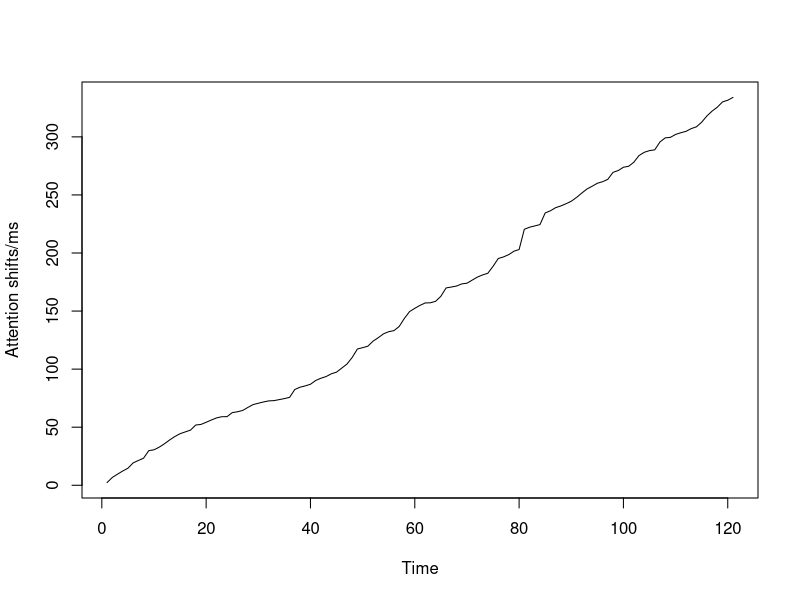
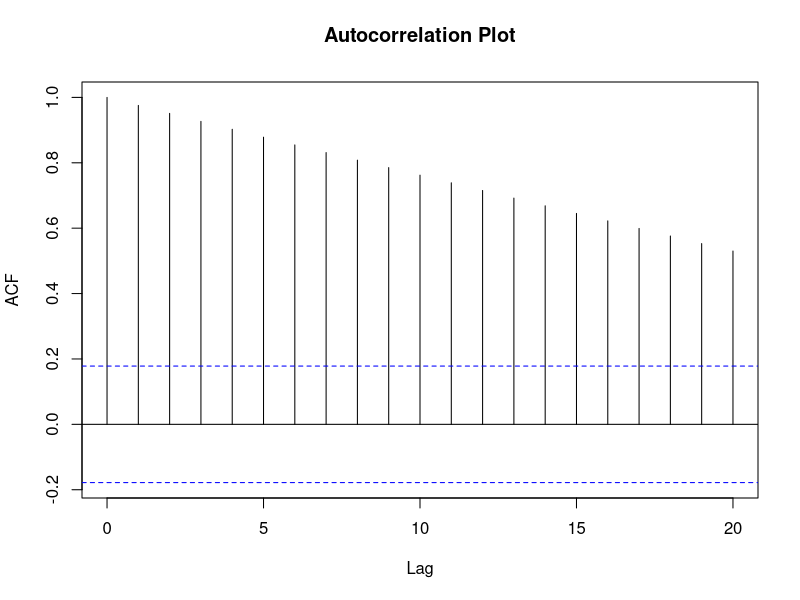
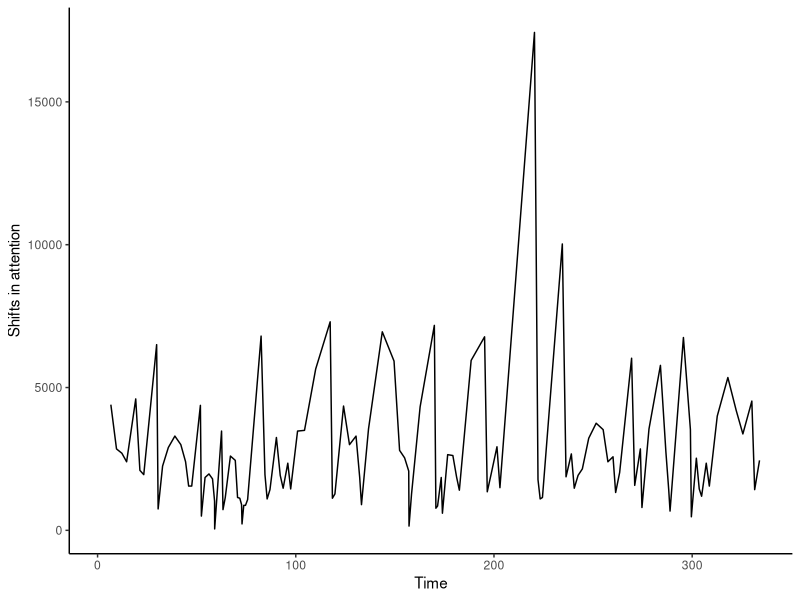
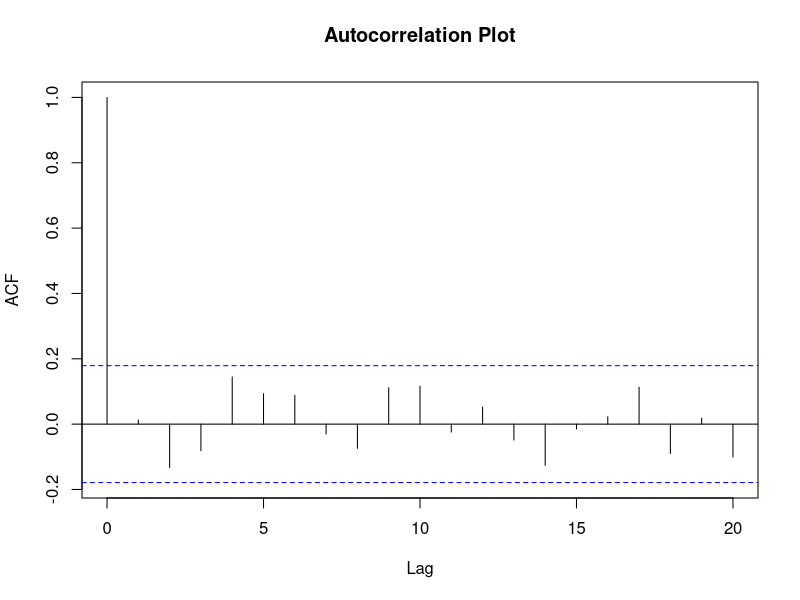
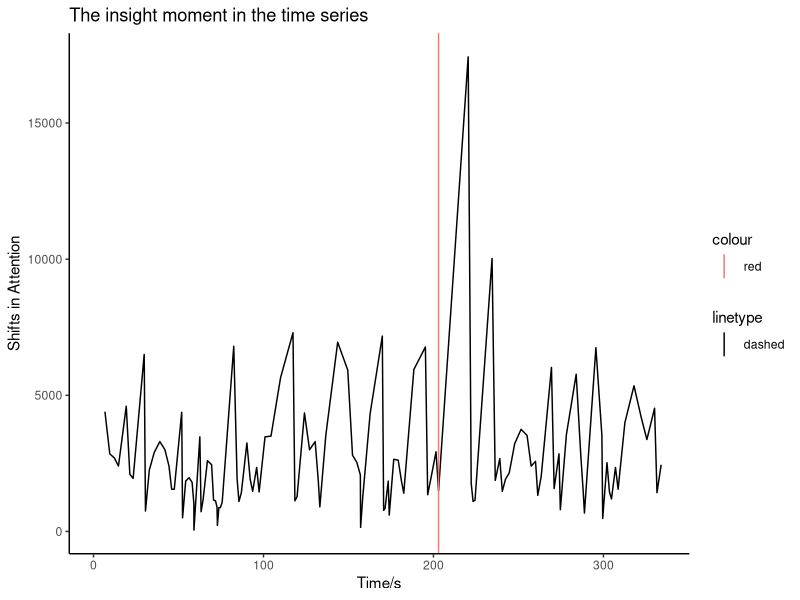
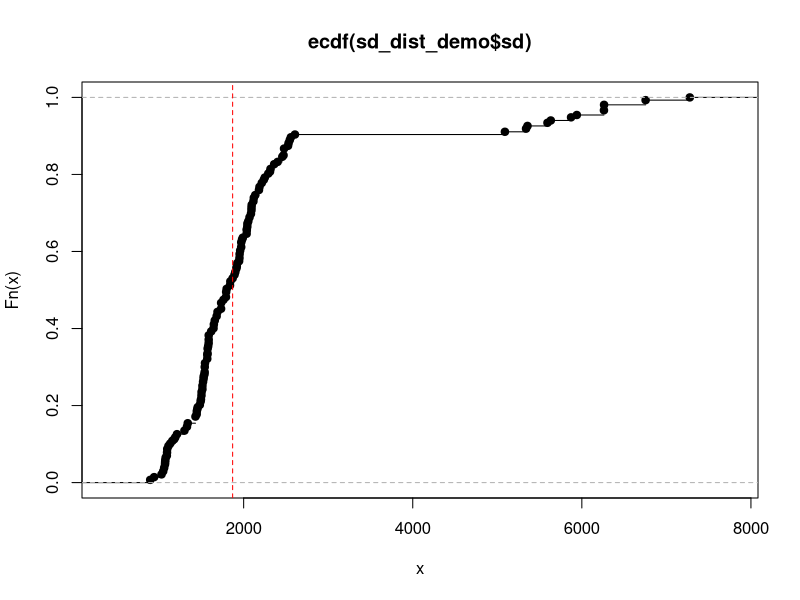
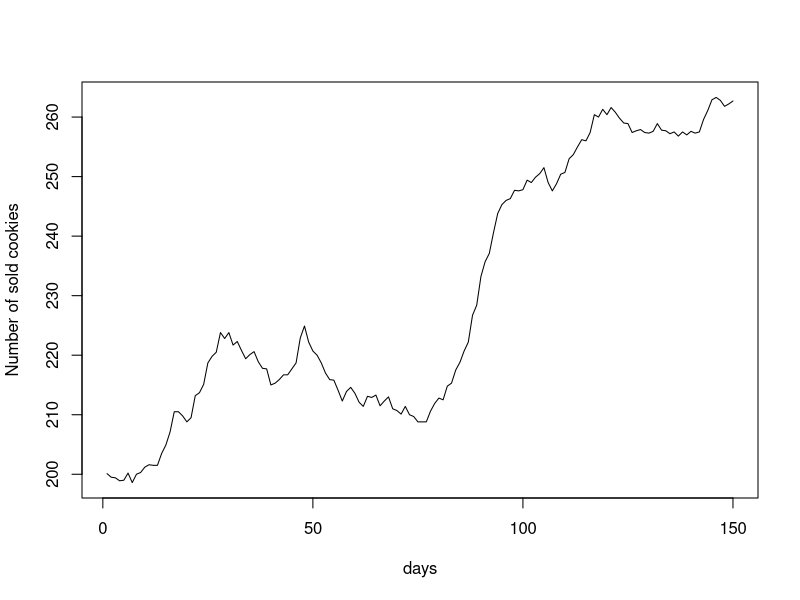
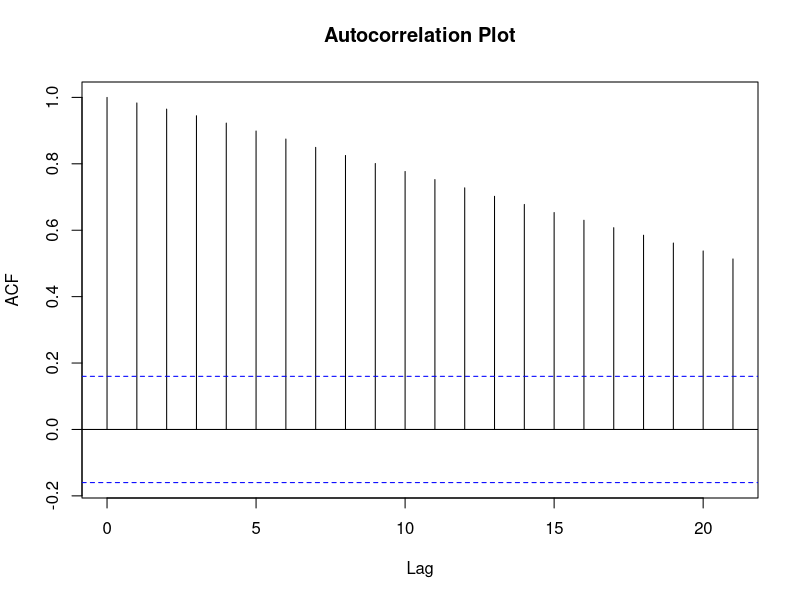

The R script that drew these images, in order:
## ---- chunk 1
knitr::opts_chunk$set(echo = TRUE)
## ---- chunk 2
##What does the data look like?
library(tidyverse)
experts_and_insights <- read_csv("experts_insights_combined.csv")
Tutorial_data<- experts_and_insights %>%
select(subName, problemName, start, obNew, Event ) %>%
arrange(subName, problemName,start)

head(Tutorial_data, 5)
tail(Tutorial_data, 5)

## ---- chunk 3
Tutorial_data %>% 
filter(subName == "Dami", Event=="insight")%>%
print()

## ---- chunk 4
## Loading cool packages:
library(magrittr)
library(tidyverse)
library(scales)
library(gridExtra)
theme_set(theme_classic())

## ---- chunk 5
Dami<- Tutorial_data%>%
  filter(subName== "Dami", problemName == "Function")

## ---- chunk 6
plot(Dami$start/1000, type= "l", xlab = "Time", ylab="Attention shifts/ms")
## ---- chunk 7
acf(Dami$start/1000, main = "Autocorrelation Plot")

## ---- chunk 8
cat("ADF test not run in this GitHub version because the tseries package is not installed in this environment.\n")
## ---- chunk 9
#Differencing in R
Dami_diff <-Dami %>% 
mutate(first_diff=c(NA, diff(start, 1, 1))) %>%
print()


## ---- chunk 10
Dami_diff %>% ggplot( aes(x=start/1000, y=first_diff)) + 
  geom_line() + ylab("Shifts in attention") + xlab("Time")

## ---- chunk 11
acf(na.omit(Dami_diff$first_diff), main = "Autocorrelation Plot")


## ---- chunk 12
Dami_diff_na<- na.omit(Dami_diff)
cat("ADF test not run in this GitHub version because the tseries package is not installed in this environment.\n")

## ---- chunk 13
Dami_diff%>%
  ggplot(aes(x=start/1000, y=first_diff)) + 
  geom_line() + 
  geom_vline( data=Dami_diff %>% 
  filter(Event== "insight"),aes(xintercept=start/1000, linetype= 'dashed', color='red')) + 
  ylab("Shifts in Attention") +
  xlab("Time/s")+
  ggtitle("The insight moment in the time series")+
  theme_classic()

## ---- chunk 14
#Calculating the sd for Dami's insight slice:
sd_insights_demo<-tibble()
    for (i in 1:length(Dami_diff$first_diff)){
      if (Dami_diff$Event[i] == "insight"){ 
        insight_moment <- Dami_diff[i,]
        prior_insight <- insight_moment$start - 30000 
        slice <- Dami_diff %>% filter(start <= insight_moment$start &  start  >= prior_insight)
        SD_Prior_ins<- sd(slice$first_diff,na.rm = TRUE) 
        sd_insights_demo <- bind_rows(sd_insights_demo, tibble(sd=SD_Prior_ins)) 
      }
    }  
    
## ---- chunk 15
sd_insights_demo

## ---- chunk 16
#Simulating a distribution of SDs based on Dami's data:

sd_dist_demo<-tibble()
    for (i in 1:1000){
      random<-sample(Dami_diff$start, 1)
      prior<- random - 30000
      slice <- Dami_diff %>% filter(start <= random & start >= prior)
      SD_Prior<- sd(slice$first_diff,na.rm = TRUE)
      print(SD_Prior)
      sd_dist_demo <- bind_rows(sd_dist_demo, tibble(iteration=i,sd=SD_Prior))
    }


## ---- chunk 17
#Make an empirical cumulative distribution based on the observed data:

ecdf_Dami<- ecdf(sd_dist_demo$sd)

plot(ecdf_Dami)
abline(v=1869.728, col="red", lty="dashed") #percentile for the insight sd

## ---- chunk 18
#the estimated probability that the area of a sample is less than or equal to 1869 is about 0.52.

ecdf_Dami(1869.728) 
## ---- chunk 19
##Cookie sale data
Cookie<-BJsales

## ---- chunk 20
#The number of cookies that were sold in the last 150 days
head(Cookie,5)
## ---- chunk 21
plot(Cookie, ylab="Number of sold cookies", xlab="days")
## ---- chunk 22
#Check for AR terms (p): the slope suggests that we should include at least one lag.
acf(Cookie, main = "Autocorrelation Plot")
## ---- chunk 23
#Check for MA terms (q): the one significant line indicates one MA term (lagged noise or q).
#computes the correlation adjusting for previous lags/periods 
pacf(Cookie, main = "Partial Autocorrelation Plot")
## ---- chunk 24
cookie_model<- arima(Cookie, order = c(1, 1, 1))
print(cookie_model)

#ar1: coefficient for a lag of one. It's 0.88: You can predict today's value from yesterday's value.
#The closer to one, the more predictable.
#ma1: lags of the forecast errors.
#There are measures such as log likelihood and aic for fit comparison.

## ---- chunk 25
#the model does a good job predicting currrent values from the previous one
ts.plot(Cookie)
AR_fitted_2 <- Cookie - residuals(cookie_model)
points(AR_fitted_2, type = "l", col = 2, lty = 2)
## ---- chunk 26
#The residuals are behaving well.
Box.test(residuals(cookie_model), type ="Ljung-Box", lag=1)
## ---- chunk 27
#residuals are behaving well
acf(residuals(cookie_model), main = "Residual Autocorrelation Plot")

## ---- chunk 28
cookie_forecast <- predict(cookie_model, n.ahead = 5)
plot(cookie_forecast$pred, type = "o", pch = 16,
     xlab = "Forecast Horizon", ylab = "Predicted Sales",
     main = "Five-Step Forecast")
